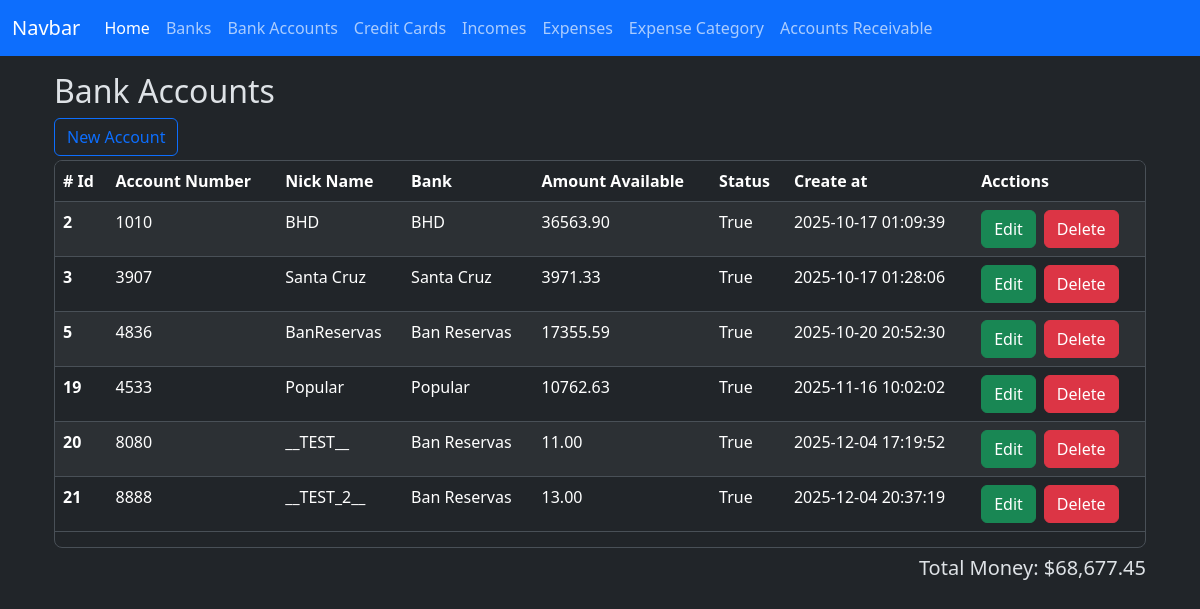
Page /bank_accounts/index on the earlier database version.
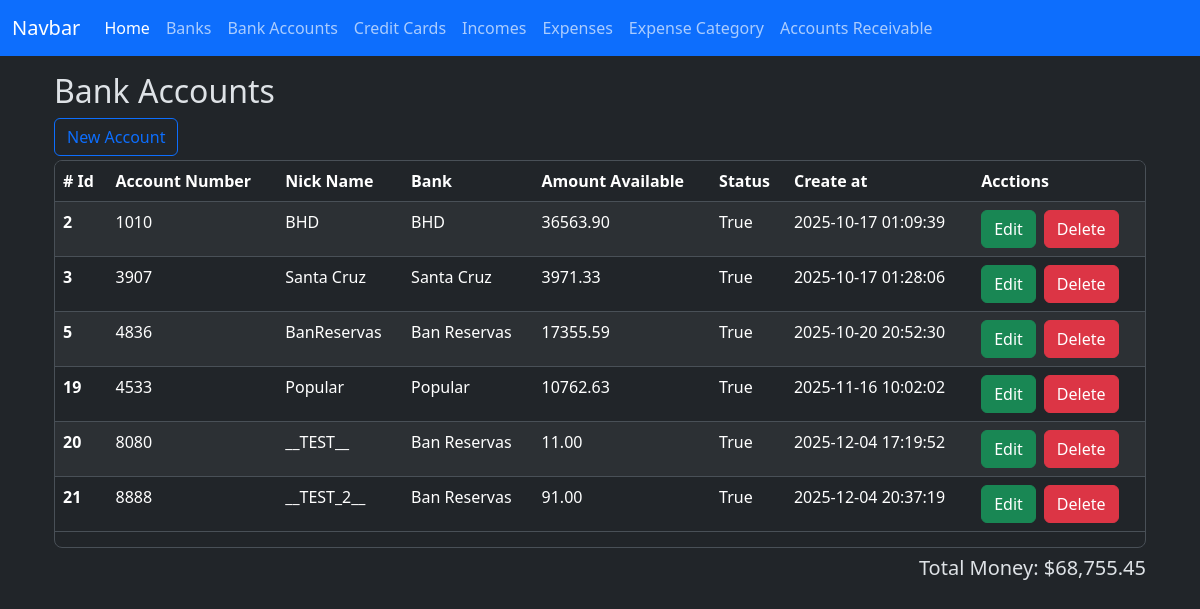
Same page on the later database version.
### app/models/bank_account.py (models this page shows)
class BankAccount(db.Model):
    __tablename__ = 'bank_accounts'
    id = db.Column(db.Integer, primary_key=True)
    nick_name = db.Column(db.String(120))
    amount_available = db.Column(db.Numeric(10, 2), nullable=False)
    is_active = db.Column(db.Boolean, default=True)
    account_number = db.Column(db.Integer, nullable=True)
    bank_id = db.Column(db.Integer, db.ForeignKey('banks.id'))
    created_at = db.Column(db.DateTime(timezone=True), server_default=func.now())
    updated_at = db.Column(db.DateTime(timezone=True), onupdate=func.now())
    bank = relationship('Bank', back_populates='bank_accounts')
    expenses = relationship('Expense', back_populates='bank_account')
    incomes = relationship('Income', back_populates='bank_account')
    loans = relationship('Loan', back_populates='bank_account')
    loan_payments = relationship('LoanPayment', back_populates='bank_account')

### app/models/bank.py (models this page shows)
class Bank(db.Model):
    __tablename__ = 'banks'
    id = db.Column(db.Integer, primary_key=True)
    name = db.Column(db.String(100), nullable=False)
    created_at = db.Column(db.DateTime(timezone=True), server_default=func.now())
    updated_at = db.Column(db.DateTime(timezone=True), onupdate=func.now())
    bank_accounts = relationship('BankAccount', back_populates='bank')
    credit_cards = relationship('CreditCard', back_populates='bank')

### app/routes/bank_account_routes.py (the view)
@bank_account_bp.route('/index', methods=['GET'])
def index():
    banks = Bank.query.all()
    bank_accounts = BankAccount.query.all()
    total_money = Decimal()
    for account in bank_accounts:
        total_money += account.amount_available
    total_money_formatted = f'{total_money:,.2f}'
    context = {
        'banks': banks,
        'bank_accounts': bank_accounts,
        'total_money': total_money_formatted,
    }
    return render_template('bank_accounts/index.html', **context)

### app/templates/bank_accounts/index.html (shortened to what this page needs)
{% extends 'layout.html' %}
{% block content %}
    <h2>Bank Accounts</h2>
    <div class="row">
        <div class="col-sm">
            <button type="button" class="btn btn-outline-primary" data-bs-toggle="modal" data-bs-target="#create-bank-account"
            >New Account</button>
        </div>
        <div class="col-sm"></div>
    </div>
    <div class="table-responsive overflow-y-auto border rounded-3 mt-1" style="max-height: 388px;">
        <table class="table table-striped  table-hover">
            <thead class="sticky-top">
                <tr>
                    <th scope="col"># Id</th>
                    <th scope="col">Account Number</th>
                    <th scope="col">Nick Name</th>
                    <th scope="col">Bank</th>
                    <th scope="col">Amount Available</th>
                    <th scope="col">Status</th>
                    <th scope="col">Create at</th>
                    <th scope="col">Acctions</th>
                </tr>
            </thead>
            <tbody>
                {% for bank_account in bank_accounts %}
                <tr class="bank-row" data-bank-account-id = "{{ bank_account.id }}">
                    <th scope="row">{{ bank_account.id }}</th>
                    <td>{{ bank_account.account_number }}</td>
                    <td>{{ bank_account.nick_name }}</td>
                    <td>{{ bank_account.bank.name }}</td>
                    <td>{{ bank_account.amount_available }}</td>
                    <td>{{ bank_account.is_active }}</td>
                    <td>{{ bank_account.created_at }}</td>
                    <td>
                        <div class="d-flex gap-2">
                            <button
                                type="button"
                                class="btn btn-success"
                                data-bs-toggle="modal"
                                data-bs-target="#edit-bank-account"
                                data-bank-account-id="{{ bank_account.id }}"
                                data-account-number="{{ bank_account.account_number }}"
                                data-nick-name="{{ bank_account.nick_name }}"
                                data-amount-available="{{ bank_account.amount_available }}"
                                data-bank-id="{{ bank_account.bank.id }}"
                            >Edit
                            </button>
                            <a href="{{ url_for('bank_account.delete', id=bank_account.id) }}" class="btn btn-danger">Delete</a>
                        </div>
                    </td>
                </tr>
                {% endfor %}
            </tbody>
        </table>
    </div>
    <div class="col-sm d-flex flex-row-reverse mt-2">
        <h5>Total Money: ${{ total_money }}</h5>
    </div>
    <link href="https://cdn.jsdelivr.net/npm/@sweetalert2/theme-dark@5/dark.css" rel="stylesheet">
{% endblock %}

Differences in the rows shown:
changed BankAccount "__TEST_2__": amount_available "13.00" → "91.00"
Other differences:
{{ total_money }}: "68,677.45" → "68,755.45"
